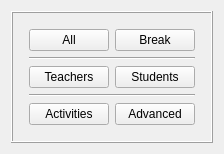
      <widget class="QWidget" name="timeConstraintsTab">
       <attribute name="title">
        <string comment="It is a tab for shortcut buttons to time constraints, so it refers to time constraints, but we need to keep it short, that is why I don't add also 'constraints'">Time</string>
       </attribute>
       <layout class="QGridLayout" name="gridLayout_14">
        <item row="0" column="1">
         <spacer name="verticalSpacer_4">
          <property name="orientation">
           <enum>Qt::Vertical</enum>
          </property>
          <property name="sizeHint" stdset="0">
           <size>
            <width>20</width>
            <height>0</height>
           </size>
          </property>
         </spacer>
        </item>
        <item row="1" column="0">
         <spacer name="horizontalSpacer_3">
          <property name="orientation">
           <enum>Qt::Horizontal</enum>
          </property>
          <property name="sizeHint" stdset="0">
           <size>
            <width>0</width>
            <height>20</height>
           </size>
          </property>
         </spacer>
        </item>
        <item row="1" column="1">
         <widget class="QFrame" name="frameTime">
          <property name="frameShape">
           <enum>QFrame::Box</enum>
          </property>
          <property name="frameShadow">
           <enum>QFrame::Raised</enum>
          </property>
          <layout class="QGridLayout" name="gridLayout_7">
           <property name="leftMargin">
            <number>16</number>
           </property>
           <property name="topMargin">
            <number>16</number>
           </property>
           <property name="rightMargin">
            <number>16</number>
           </property>
           <property name="bottomMargin">
            <number>16</number>
           </property>
           <item row="0" column="0">
            <layout class="QGridLayout" name="gridLayout_3">
             <item row="0" column="0">
              <widget class="QPushButton" name="shortcutAllTimeConstraintsPushButton">
               <property name="text">
                <string comment="It refers to all time constraints (it is the text of a button for activating all time constraints dialog on the main form). It is on the shortcuts tab buttons, so keep translation short">All</string>
               </property>
              </widget>
             </item>
             <item row="0" column="1">
              <widget class="QPushButton" name="shortcutBreakTimeConstraintsPushButton">
               <property name="text">
                <string comment="Refers to break constraints (it is a button in the shortcuts tab on main form)">Break</string>
               </property>
              </widget>
             </item>
             <item row="2" column="0">
              <widget class="QPushButton" name="shortcutTeachersTimeConstraintsPushButton">
               <property name="text">
                <string comment="It is on the shortcuts tab buttons, so keep translation short">Teachers</string>
               </property>
              </widget>
             </item>
             <item row="2" column="1">
              <widget class="QPushButton" name="shortcutStudentsTimeConstraintsPushButton">
               <property name="text">
                <string comment="It is on the shortcuts tab buttons, so keep translation short">Students</string>
               </property>
              </widget>
             </item>
             <item row="4" column="0">
              <widget class="QPushButton" name="shortcutActivitiesTimeConstraintsPushButton">
               <property name="text">
                <string comment="It is on the shortcuts tab buttons, so keep translation short">Activities</string>
               </property>
              </widget>
             </item>
             <item row="4" column="1">
              <widget class="QPushButton" name="shortcutAdvancedTimeConstraintsPushButton">
               <property name="text">
                <string comment="It is on the shortcuts tab buttons, so keep translation short. It contains submenu for time constraints">Advanced</string>
               </property>
              </widget>
             </item>
             <item row="1" column="0" colspan="2">
              <widget class="Line" name="line_9">
               <property name="orientation">
                <enum>Qt::Horizontal</enum>
               </property>
              </widget>
             </item>
             <item row="3" column="0" colspan="2">
              <widget class="Line" name="line_10">
               <property name="orientation">
                <enum>Qt::Horizontal</enum>
               </property>
              </widget>
             </item>
            </layout>
           </item>
          </layout>
         </widget>
        </item>
        <item row="1" column="2">
         <spacer name="horizontalSpacer_4">
          <property name="orientation">
           <enum>Qt::Horizontal</enum>
          </property>
          <property name="sizeHint" stdset="0">
           <size>
            <width>0</width>
            <height>20</height>
           </size>
          </property>
         </spacer>
        </item>
        <item row="2" column="1">
         <spacer name="verticalSpacer_3">
          <property name="orientation">
           <enum>Qt::Vertical</enum>
          </property>
          <property name="sizeHint" stdset="0">
           <size>
            <width>20</width>
            <height>0</height>
           </size>
          </property>
         </spacer>
        </item>
       </layout>
      </widget>
